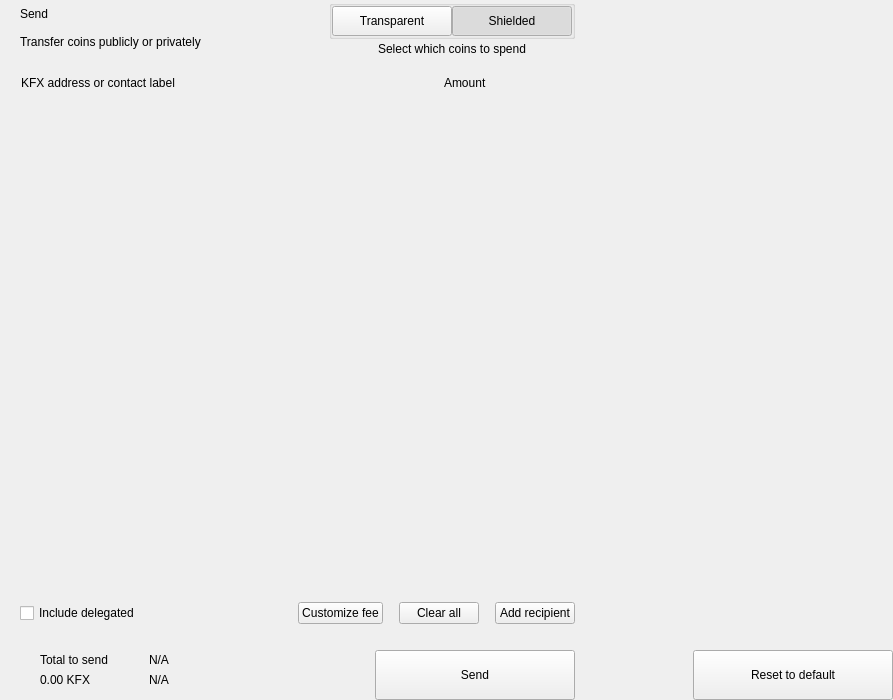
<?xml version="1.0" encoding="UTF-8"?>
<ui version="4.0">
 <class>send</class>
 <widget class="QWidget" name="send">
  <property name="geometry">
   <rect>
    <x>0</x>
    <y>0</y>
    <width>893</width>
    <height>700</height>
   </rect>
  </property>
  <property name="windowTitle">
   <string>Form</string>
  </property>
  <layout class="QHBoxLayout" name="horizontalLayout_2" stretch="2,1">
   <property name="spacing">
    <number>0</number>
   </property>
   <property name="leftMargin">
    <number>0</number>
   </property>
   <property name="topMargin">
    <number>0</number>
   </property>
   <property name="rightMargin">
    <number>0</number>
   </property>
   <property name="bottomMargin">
    <number>0</number>
   </property>
   <item>
    <widget class="QWidget" name="left" native="true">
     <layout class="QVBoxLayout" name="verticalLayout_3">
      <property name="spacing">
       <number>0</number>
      </property>
      <property name="leftMargin">
       <number>0</number>
      </property>
      <property name="topMargin">
       <number>0</number>
      </property>
      <property name="rightMargin">
       <number>0</number>
      </property>
      <property name="bottomMargin">
       <number>0</number>
      </property>
      <item>
       <layout class="QVBoxLayout" name="verticalLayout_22" stretch="0,0,0,1,0,0,0,0">
        <property name="spacing">
         <number>0</number>
        </property>
        <item>
         <layout class="QHBoxLayout" name="horizontalLayout_3">
          <property name="spacing">
           <number>0</number>
          </property>
          <property name="leftMargin">
           <number>20</number>
          </property>
          <property name="rightMargin">
           <number>20</number>
          </property>
          <item>
           <layout class="QVBoxLayout" name="verticalLayout">
            <property name="spacing">
             <number>0</number>
            </property>
            <item>
             <widget class="QLabel" name="labelTitle">
              <property name="text">
               <string>Send</string>
              </property>
              <property name="alignment">
               <set>Qt::AlignLeading|Qt::AlignLeft|Qt::AlignVCenter</set>
              </property>
             </widget>
            </item>
            <item>
             <widget class="QLabel" name="labelSubtitle1">
              <property name="text">
               <string>Transfer coins publicly or privately</string>
              </property>
             </widget>
            </item>
           </layout>
          </item>
          <item>
           <spacer name="horizontalSpacer">
            <property name="orientation">
             <enum>Qt::Horizontal</enum>
            </property>
            <property name="sizeHint" stdset="0">
             <size>
              <width>40</width>
              <height>20</height>
             </size>
            </property>
           </spacer>
          </item>
          <item>
           <layout class="QVBoxLayout" name="verticalLayout_6">
            <property name="spacing">
             <number>3</number>
            </property>
            <item alignment="Qt::AlignHCenter">
             <widget class="QGroupBox" name="groupBox">
              <property name="styleSheet">
               <string notr="true">#groupBox{
padding-top:2px;
}</string>
              </property>
              <property name="title">
               <string/>
              </property>
              <property name="alignment">
               <set>Qt::AlignCenter</set>
              </property>
              <layout class="QHBoxLayout" name="horizontalLayout_4">
               <property name="spacing">
                <number>0</number>
               </property>
               <property name="leftMargin">
                <number>0</number>
               </property>
               <property name="topMargin">
                <number>0</number>
               </property>
               <property name="rightMargin">
                <number>0</number>
               </property>
               <property name="bottomMargin">
                <number>0</number>
               </property>
               <item>
                <widget class="QPushButton" name="pushLeft">
                 <property name="minimumSize">
                  <size>
                   <width>120</width>
                   <height>30</height>
                  </size>
                 </property>
                 <property name="maximumSize">
                  <size>
                   <width>120</width>
                   <height>30</height>
                  </size>
                 </property>
                 <property name="focusPolicy">
                  <enum>Qt::NoFocus</enum>
                 </property>
                 <property name="text">
                  <string>Transparent</string>
                 </property>
                 <property name="checkable">
                  <bool>true</bool>
                 </property>
                 <property name="autoExclusive">
                  <bool>true</bool>
                 </property>
                </widget>
               </item>
               <item>
                <widget class="QPushButton" name="pushRight">
                 <property name="minimumSize">
                  <size>
                   <width>120</width>
                   <height>30</height>
                  </size>
                 </property>
                 <property name="maximumSize">
                  <size>
                   <width>120</width>
                   <height>30</height>
                  </size>
                 </property>
                 <property name="focusPolicy">
                  <enum>Qt::NoFocus</enum>
                 </property>
                 <property name="text">
                  <string>Shielded</string>
                 </property>
                 <property name="checkable">
                  <bool>true</bool>
                 </property>
                 <property name="checked">
                  <bool>true</bool>
                 </property>
                 <property name="autoExclusive">
                  <bool>true</bool>
                 </property>
                </widget>
               </item>
              </layout>
             </widget>
            </item>
            <item alignment="Qt::AlignHCenter|Qt::AlignTop">
             <widget class="QLabel" name="labelSubtitle2">
              <property name="styleSheet">
               <string notr="true"/>
              </property>
              <property name="text">
               <string>Select which coins to spend</string>
              </property>
              <property name="alignment">
               <set>Qt::AlignCenter</set>
              </property>
              <property name="indent">
               <number>0</number>
              </property>
             </widget>
            </item>
           </layout>
          </item>
         </layout>
        </item>
        <item>
         <spacer name="verticalSpacer_2">
          <property name="orientation">
           <enum>Qt::Vertical</enum>
          </property>
          <property name="sizeType">
           <enum>QSizePolicy::Fixed</enum>
          </property>
          <property name="sizeHint" stdset="0">
           <size>
            <width>20</width>
            <height>20</height>
           </size>
          </property>
         </spacer>
        </item>
        <item>
         <layout class="QHBoxLayout" name="horizontalLayout" stretch="6,0,2">
          <property name="spacing">
           <number>0</number>
          </property>
          <property name="leftMargin">
           <number>10</number>
          </property>
          <property name="topMargin">
           <number>0</number>
          </property>
          <property name="rightMargin">
           <number>20</number>
          </property>
          <property name="bottomMargin">
           <number>0</number>
          </property>
          <item>
           <widget class="QLabel" name="labelSubtitleAddress">
            <property name="styleSheet">
             <string notr="true">margin-left:8px;</string>
            </property>
            <property name="text">
             <string>KFX address or contact label</string>
            </property>
           </widget>
          </item>
          <item>
           <spacer name="horizontalSpacer_3">
            <property name="orientation">
             <enum>Qt::Horizontal</enum>
            </property>
            <property name="sizeType">
             <enum>QSizePolicy::Fixed</enum>
            </property>
            <property name="sizeHint" stdset="0">
             <size>
              <width>40</width>
              <height>1</height>
             </size>
            </property>
           </spacer>
          </item>
          <item>
           <widget class="QLabel" name="labelSubtitleAmount">
            <property name="text">
             <string>Amount</string>
            </property>
           </widget>
          </item>
         </layout>
        </item>
        <item>
         <widget class="QScrollArea" name="scrollArea">
          <property name="minimumSize">
           <size>
            <width>0</width>
            <height>350</height>
           </size>
          </property>
          <property name="styleSheet">
           <string notr="true">#scrollArea {
            background:transparent;
            margin-top:10px;
}</string>
          </property>
          <property name="horizontalScrollBarPolicy">
           <enum>Qt::ScrollBarAlwaysOff</enum>
          </property>
          <property name="sizeAdjustPolicy">
           <enum>QAbstractScrollArea::AdjustIgnored</enum>
          </property>
          <property name="widgetResizable">
           <bool>true</bool>
          </property>
          <property name="alignment">
           <set>Qt::AlignLeading|Qt::AlignLeft|Qt::AlignTop</set>
          </property>
          <widget class="QWidget" name="scrollAreaWidgetContents">
           <property name="geometry">
            <rect>
             <x>0</x>
             <y>0</y>
             <width>591</width>
             <height>16</height>
            </rect>
           </property>
           <property name="sizePolicy">
            <sizepolicy hsizetype="Preferred" vsizetype="Maximum">
             <horstretch>0</horstretch>
             <verstretch>0</verstretch>
            </sizepolicy>
           </property>
           <property name="autoFillBackground">
            <bool>false</bool>
           </property>
           <property name="styleSheet">
            <string notr="true">#scrollAreaWidgetContents {
             background:transparent;
             }</string>
           </property>
           <layout class="QVBoxLayout" name="verticalLayout_7">
            <property name="spacing">
             <number>0</number>
            </property>
            <property name="sizeConstraint">
             <enum>QLayout::SetDefaultConstraint</enum>
            </property>
            <property name="leftMargin">
             <number>0</number>
            </property>
            <property name="topMargin">
             <number>0</number>
            </property>
            <property name="rightMargin">
             <number>0</number>
            </property>
            <property name="bottomMargin">
             <number>0</number>
            </property>
           </layout>
          </widget>
         </widget>
        </item>
        <item>
         <spacer name="verticalSpacer_4">
          <property name="orientation">
           <enum>Qt::Vertical</enum>
          </property>
          <property name="sizeType">
           <enum>QSizePolicy::Fixed</enum>
          </property>
          <property name="sizeHint" stdset="0">
           <size>
            <width>20</width>
            <height>20</height>
           </size>
          </property>
         </spacer>
        </item>
        <item>
         <layout class="QHBoxLayout" name="horizontalLayout_20">
          <property name="spacing">
           <number>6</number>
          </property>
          <property name="leftMargin">
           <number>20</number>
          </property>
          <property name="rightMargin">
           <number>20</number>
          </property>
          <item>
           <widget class="QCheckBox" name="checkBoxDelegations">
            <property name="layoutDirection">
             <enum>Qt::LeftToRight</enum>
            </property>
            <property name="text">
             <string>Include delegated</string>
            </property>
           </widget>
          </item>
          <item>
           <spacer name="horizontalSpacer_4">
            <property name="orientation">
             <enum>Qt::Horizontal</enum>
            </property>
            <property name="sizeHint" stdset="0">
             <size>
              <width>10</width>
              <height>20</height>
             </size>
            </property>
           </spacer>
          </item>
          <item>
           <widget class="QPushButton" name="pushButtonFee">
            <property name="focusPolicy">
             <enum>Qt::NoFocus</enum>
            </property>
            <property name="text">
             <string>Customize fee</string>
            </property>
           </widget>
          </item>
          <item>
           <spacer name="horizontalSpacer_11">
            <property name="orientation">
             <enum>Qt::Horizontal</enum>
            </property>
            <property name="sizeType">
             <enum>QSizePolicy::Minimum</enum>
            </property>
            <property name="sizeHint" stdset="0">
             <size>
              <width>10</width>
              <height>20</height>
             </size>
            </property>
           </spacer>
          </item>
          <item>
           <widget class="QPushButton" name="pushButtonClear">
            <property name="focusPolicy">
             <enum>Qt::NoFocus</enum>
            </property>
            <property name="layoutDirection">
             <enum>Qt::RightToLeft</enum>
            </property>
            <property name="text">
             <string>Clear all</string>
            </property>
           </widget>
          </item>
          <item>
           <spacer name="horizontalSpacer_6">
            <property name="orientation">
             <enum>Qt::Horizontal</enum>
            </property>
            <property name="sizeType">
             <enum>QSizePolicy::Fixed</enum>
            </property>
            <property name="sizeHint" stdset="0">
             <size>
              <width>10</width>
              <height>20</height>
             </size>
            </property>
           </spacer>
          </item>
          <item>
           <widget class="QPushButton" name="pushButtonAddRecipient">
            <property name="focusPolicy">
             <enum>Qt::NoFocus</enum>
            </property>
            <property name="text">
             <string>Add recipient</string>
            </property>
           </widget>
          </item>
         </layout>
        </item>
        <item>
         <spacer name="verticalSpacer">
          <property name="orientation">
           <enum>Qt::Vertical</enum>
          </property>
          <property name="sizeType">
           <enum>QSizePolicy::Fixed</enum>
          </property>
          <property name="sizeHint" stdset="0">
           <size>
            <width>20</width>
            <height>16</height>
           </size>
          </property>
         </spacer>
        </item>
        <item>
         <layout class="QHBoxLayout" name="horizontalLayout_7">
          <property name="rightMargin">
           <number>20</number>
          </property>
          <item>
           <layout class="QHBoxLayout" name="horizontalLayout_10">
            <property name="spacing">
             <number>0</number>
            </property>
            <property name="leftMargin">
             <number>8</number>
            </property>
            <item>
             <widget class="QStackedWidget" name="stackedWidget">
              <property name="minimumSize">
               <size>
                <width>0</width>
                <height>60</height>
               </size>
              </property>
              <property name="maximumSize">
               <size>
                <width>16777215</width>
                <height>60</height>
               </size>
              </property>
              <widget class="QWidget" name="page1">
               <layout class="QVBoxLayout" name="verticalLayout_71" stretch="0">
                <property name="spacing">
                 <number>6</number>
                </property>
                <property name="leftMargin">
                 <number>12</number>
                </property>
                <property name="topMargin">
                 <number>0</number>
                </property>
                <property name="rightMargin">
                 <number>0</number>
                </property>
                <property name="bottomMargin">
                 <number>0</number>
                </property>
                <item>
                 <widget class="QWidget" name="coinWidget" native="true">
                  <property name="minimumSize">
                   <size>
                    <width>0</width>
                    <height>60</height>
                   </size>
                  </property>
                  <property name="maximumSize">
                   <size>
                    <width>16777215</width>
                    <height>60</height>
                   </size>
                  </property>
                  <layout class="QHBoxLayout" name="horizontalLayout_9">
                   <property name="spacing">
                    <number>0</number>
                   </property>
                   <property name="leftMargin">
                    <number>20</number>
                   </property>
                   <property name="topMargin">
                    <number>10</number>
                   </property>
                   <property name="rightMargin">
                    <number>20</number>
                   </property>
                   <property name="bottomMargin">
                    <number>10</number>
                   </property>
                   <item>
                    <layout class="QVBoxLayout" name="verticalSend">
                     <property name="spacing">
                      <number>0</number>
                     </property>
                     <item>
                      <widget class="QLabel" name="labelTitleTotalSend">
                       <property name="text">
                        <string>Total to send</string>
                       </property>
                      </widget>
                     </item>
                     <item>
                      <widget class="QLabel" name="labelAmountSend">
                       <property name="text">
                        <string notr="true">0.00 KFX</string>
                       </property>
                      </widget>
                     </item>
                    </layout>
                   </item>
                   <item>
                    <spacer name="horizontalSpacer_9">
                     <property name="orientation">
                      <enum>Qt::Horizontal</enum>
                     </property>
                     <property name="sizeType">
                      <enum>QSizePolicy::Fixed</enum>
                     </property>
                     <property name="sizeHint" stdset="0">
                      <size>
                       <width>20</width>
                       <height>20</height>
                      </size>
                     </property>
                    </spacer>
                   </item>
                   <item>
                    <widget class="QLabel" name="labelLine">
                     <property name="minimumSize">
                      <size>
                       <width>1</width>
                       <height>0</height>
                      </size>
                     </property>
                     <property name="maximumSize">
                      <size>
                       <width>1</width>
                       <height>16777215</height>
                      </size>
                     </property>
                     <property name="text">
                      <string/>
                     </property>
                    </widget>
                   </item>
                   <item>
                    <spacer name="horizontalSpacer_10">
                     <property name="orientation">
                      <enum>Qt::Horizontal</enum>
                     </property>
                     <property name="sizeType">
                      <enum>QSizePolicy::Fixed</enum>
                     </property>
                     <property name="sizeHint" stdset="0">
                      <size>
                       <width>20</width>
                       <height>20</height>
                      </size>
                     </property>
                    </spacer>
                   </item>
                   <item>
                    <layout class="QVBoxLayout" name="verticalRemaining">
                     <property name="spacing">
                      <number>0</number>
                     </property>
                     <item>
                      <widget class="QLabel" name="labelTitleTotalRemaining">
                       <property name="text">
                        <string notr="true">N/A</string>
                       </property>
                      </widget>
                     </item>
                     <item>
                      <widget class="QLabel" name="labelAmountRemaining">
                       <property name="text">
                        <string notr="true">N/A</string>
                       </property>
                      </widget>
                     </item>
                    </layout>
                   </item>
                  </layout>
                 </widget>
                </item>
               </layout>
              </widget>
              <widget class="QWidget" name="page_2"/>
             </widget>
            </item>
           </layout>
          </item>
          <item>
           <spacer name="horizontalSpacer_5">
            <property name="orientation">
             <enum>Qt::Horizontal</enum>
            </property>
            <property name="sizeType">
             <enum>QSizePolicy::Expanding</enum>
            </property>
            <property name="sizeHint" stdset="0">
             <size>
              <width>40</width>
              <height>20</height>
             </size>
            </property>
           </spacer>
          </item>
          <item alignment="Qt::AlignBottom">
           <widget class="QPushButton" name="pushButtonSave">
            <property name="minimumSize">
             <size>
              <width>200</width>
              <height>50</height>
             </size>
            </property>
            <property name="maximumSize">
             <size>
              <width>200</width>
              <height>50</height>
             </size>
            </property>
            <property name="focusPolicy">
             <enum>Qt::NoFocus</enum>
            </property>
            <property name="text">
             <string>Send</string>
            </property>
           </widget>
          </item>
         </layout>
        </item>
       </layout>
      </item>
     </layout>
    </widget>
   </item>
   <item>
    <widget class="QWidget" name="right" native="true">
     <layout class="QVBoxLayout" name="verticalLayout_5">
      <property name="leftMargin">
       <number>0</number>
      </property>
      <property name="topMargin">
       <number>0</number>
      </property>
      <property name="rightMargin">
       <number>0</number>
      </property>
      <property name="bottomMargin">
       <number>0</number>
      </property>
      <item>
       <layout class="QVBoxLayout" name="verticalLayout_4">
        <property name="spacing">
         <number>6</number>
        </property>
        <item>
         <widget class="OptionButton" name="btnCoinControl" native="true">
          <property name="minimumSize">
           <size>
            <width>0</width>
            <height>50</height>
           </size>
          </property>
         </widget>
        </item>
        <item>
         <widget class="OptionButton" name="btnChangeAddress" native="true">
          <property name="minimumSize">
           <size>
            <width>0</width>
            <height>50</height>
           </size>
          </property>
         </widget>
        </item>
        <item>
         <widget class="OptionButton" name="btnUri" native="true">
          <property name="minimumSize">
           <size>
            <width>0</width>
            <height>50</height>
           </size>
          </property>
         </widget>
        </item>
        <item>
         <widget class="OptionButton" name="btnShieldCoins" native="true">
          <property name="minimumSize">
           <size>
            <width>0</width>
            <height>50</height>
           </size>
          </property>
         </widget>
        </item>
        <item>
         <spacer name="verticalSpacer_5">
          <property name="orientation">
           <enum>Qt::Vertical</enum>
          </property>
          <property name="sizeHint" stdset="0">
           <size>
            <width>20</width>
            <height>40</height>
           </size>
          </property>
         </spacer>
        </item>
        <item>
         <layout class="QHBoxLayout" name="horizontalLayout_8">
          <item>
           <spacer name="horizontalSpacer_7">
            <property name="orientation">
             <enum>Qt::Horizontal</enum>
            </property>
            <property name="sizeHint" stdset="0">
             <size>
              <width>40</width>
              <height>20</height>
             </size>
            </property>
           </spacer>
          </item>
          <item>
           <widget class="QPushButton" name="pushButtonReset">
            <property name="minimumSize">
             <size>
              <width>200</width>
              <height>50</height>
             </size>
            </property>
            <property name="maximumSize">
             <size>
              <width>200</width>
              <height>50</height>
             </size>
            </property>
            <property name="focusPolicy">
             <enum>Qt::NoFocus</enum>
            </property>
            <property name="text">
             <string>Reset to default</string>
            </property>
           </widget>
          </item>
         </layout>
        </item>
       </layout>
      </item>
     </layout>
    </widget>
   </item>
  </layout>
 </widget>
 <customwidgets>
  <customwidget>
   <class>OptionButton</class>
   <extends>QWidget</extends>
   <header>qt/knoxfs/optionbutton.h</header>
   <container>1</container>
  </customwidget>
 </customwidgets>
 <resources/>
 <connections/>
</ui>
